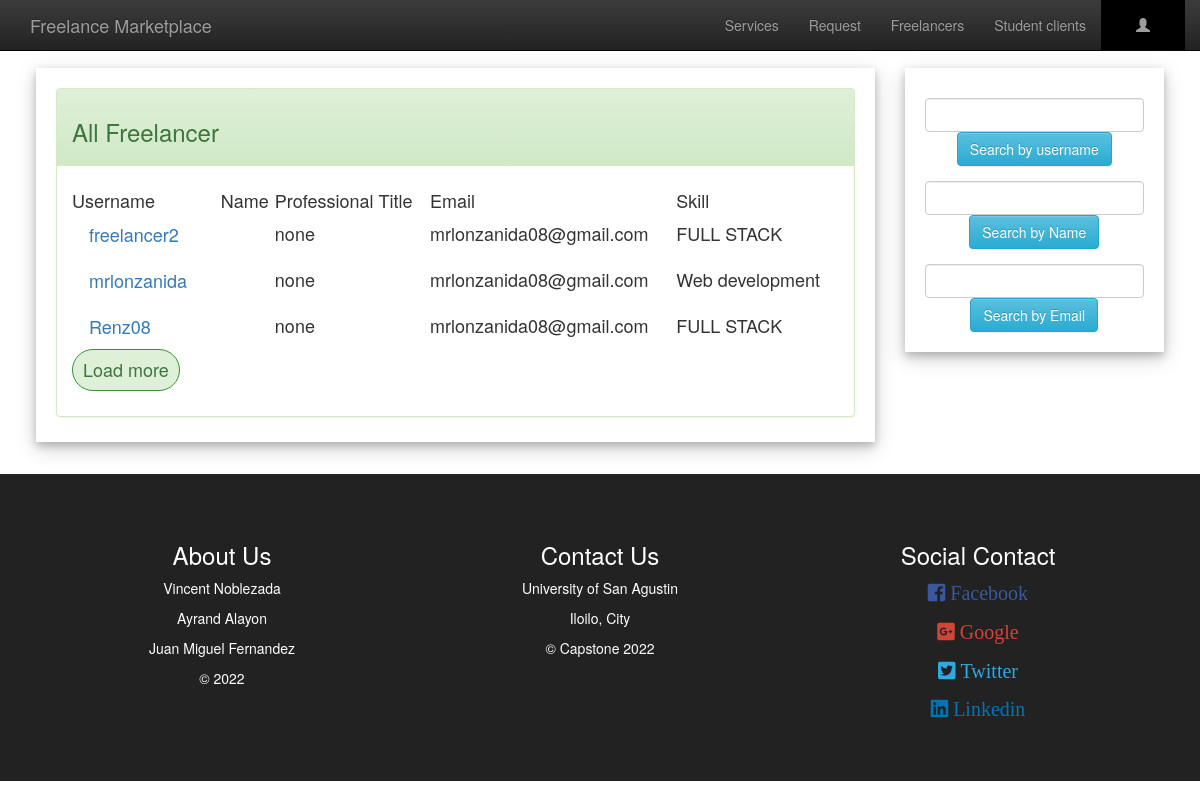
/allFreelancer.php, run on the app's committed database.
### tables this page shows
CREATE TABLE IF NOT EXISTS `freelancer` (
  `username` varchar(200) NOT NULL,
  `password` varchar(200) DEFAULT NULL,
  `name` varchar(200) DEFAULT NULL,
  `email` varchar(200) DEFAULT NULL,
  `contact_no` varchar(20) DEFAULT NULL,
  `address` varchar(200) DEFAULT NULL,
  `gender` varchar(200) DEFAULT NULL,
  `birthdate` varchar(50) DEFAULT NULL,
  `prof_title` varchar(200) DEFAULT NULL,
  `profile_sum` varchar(1000) DEFAULT NULL,
  `education` varchar(200) DEFAULT NULL,
  `experience` varchar(200) DEFAULT NULL,
  `skills` varchar(200) DEFAULT NULL,
  `photo` varchar(2000) NOT NULL,
  `facebook` varchar(1000) NOT NULL,
  `gmail` varchar(1000) NOT NULL,
  `twitter` varchar(1000) NOT NULL,
  `linkedin` varchar(1000) NOT NULL,
  PRIMARY KEY (`username`)
);

### allFreelancer.php (the view, shortened to what this page needs)
<?php include('server.php');
if(isset($_SESSION["Username"])){
	$username=$_SESSION["Username"];
	if ($_SESSION["Usertype"]==1) {
		$linkPro="freelancerProfile.php";
		$linkEditPro="editFreelancer.php";
		$linkBtn="applyJob.php";
		$textBtn="Apply for this job";
	}
	else{
		$linkPro="employerProfile.php";
		$linkEditPro="editEmployer.php";
		$linkBtn="editJob.php";
		$textBtn="Edit the job offer";
	}
}
else{
    $username="";
}
$sql = "SELECT * FROM freelancer";
$result = $conn->query($sql);
 ?>
<!DOCTYPE html>
<html>
<head>
	<link rel="stylesheet" type="text/css" href="bootstrap/css/bootstrap.min.css">
	<link rel="stylesheet" type="text/css" href="bootstrap/css/bootstrap-theme.min.css">
	<link rel="stylesheet" type="text/css" href="awesome/css/fontawesome-all.min.css">
</head>
<body>
<nav class="navbar navbar-inverse navbar-fixed-top" id="my-navbar">
	<div class="container">
		<div class="navber-header">
			<a href="index.php" class="navbar-brand">Freelance Marketplace</a>
		</div>
		<div class="collapse navbar-collapse" id="navbar-collapse">
			<ul class="nav navbar-nav navbar-right">
				<li><a href="allservices.php">Services</a></li>
				<li><a href="allJob.php">Request</a></li>
				<li><a href="allFreelancer.php">Freelancers</a></li>
				<li><a href="allEmployer.php">Student clients</a></li>
				<li class="dropdown" style="background:#000;padding:0 20px 0 20px;">
			        <a class="dropdown-toggle" data-toggle="dropdown" href="#"><span class="glyphicon glyphicon-user"></span> <?php echo $username; ?>
			        </a>
			    </li>
			</ul>
		</div>
	</div>
</nav>
<div style="padding:1% 3% 1% 3%;">
<div class="row">
	<div class="col-lg-9">
		<div class="card" style="padding:20px 20px 5px 20px;margin-top:20px">
			<div class="panel panel-success">
			  <div class="panel-heading"><h3>All Freelancer</h3></div>
			  <div class="panel-body"><h4>
                  <table style="width:100%">
                      <tr>
                          <td>Username</td>
                          <td>Name</td>
                          <td>Professional Title</td>
                          <td>Email</td>
                          <td>Skill</td>
                      </tr>
                      <?php
                      if ($result->num_rows > 0) {
                            while($row = $result->fetch_assoc()) {
                                $f_username=$row["username"];
                                $Name=$row["Name"];
                                $prof_title=$row["prof_title"];
                                $email=$row["email"];
                                $skills=$row["skills"];
                                echo '
                                <form action="allFreelancer.php" method="post">
                                <input type="hidden" name="f_user" value="'.$f_username.'">
                                    <tr class="hide-item">
                                    <td><input type="submit" class="btn btn-link btn-lg" value="'.$f_username.'"></td>
                                    <td>'.$Name.'</td>
                                    <td>'.$prof_title.'</td>
                                    <td>'.$email.'</td>
                                    <td>'.$skills.'</td>
                                    </tr>
                                </form>
                                ';
                                }
                        } else {
                            echo "<tr></tr><tr><td></td><td>Nothing to show</td></tr>";
                        }
                       ?>
                     </table>
					 <button class="show-more-btn">Load more</button>
              </h4></div>
			</div>
		</div>
	</div>
	<div class="col-lg-3" id="sticky">
		<div class="card" style="padding:20px 20px 5px 20px;margin-top:20px">
			<form action="allFreelancer.php" method="post">
				<div class="form-group">
				  <input type="text" class="form-control" name="s_username">
				  <center><button type="submit" class="btn btn-info">Search by username</button></center>
				</div>
	        </form>
	        <form action="allFreelancer.php" method="post">
				<div class="form-group">
				  <input type="text" class="form-control" name="s_name">
				  <center><button type="submit" class="btn btn-info">Search by Name</button></center>
				</div>
	        </form>
	        <form action="allFreelancer.php" method="post">
				<div class="form-group">
				  <input type="text" class="form-control" name="s_email">
				  <center><button type="submit" class="btn btn-info">Search by Email</button></center>
				</div>
	        </form>
	    </div>
	</div>
</div>
</div>
<?php include 'footer.php'?>
</body>
</html>

### allFreelancer.php (style rules this page uses)
body { padding-top: 3%;margin: 0; }
.card { box-shadow: 0 4px 8px 0 rgba(0, 0, 0, 0.2), 0 6px 20px 0 rgba(0, 0, 0, 0.19); background:#fff }
#sticky { position:sticky; top:40px; }
.hide-item { display:none; }
.show-more-btn { background-color:#dff0d8; border:1px solid #379237; padding:10px; border-radius:50px; color:#3c763d; }

### data on the page
freelancer: username "freelancer2", prof_title "none", email "mrlonzanida08@gmail.com", skills "FULL STACK"
freelancer: username "mrlonzanida", prof_title "none", email "mrlonzanida08@gmail.com", skills "Web development"
freelancer: username "Renz08", prof_title "none", email "mrlonzanida08@gmail.com", skills "FULL STACK"
